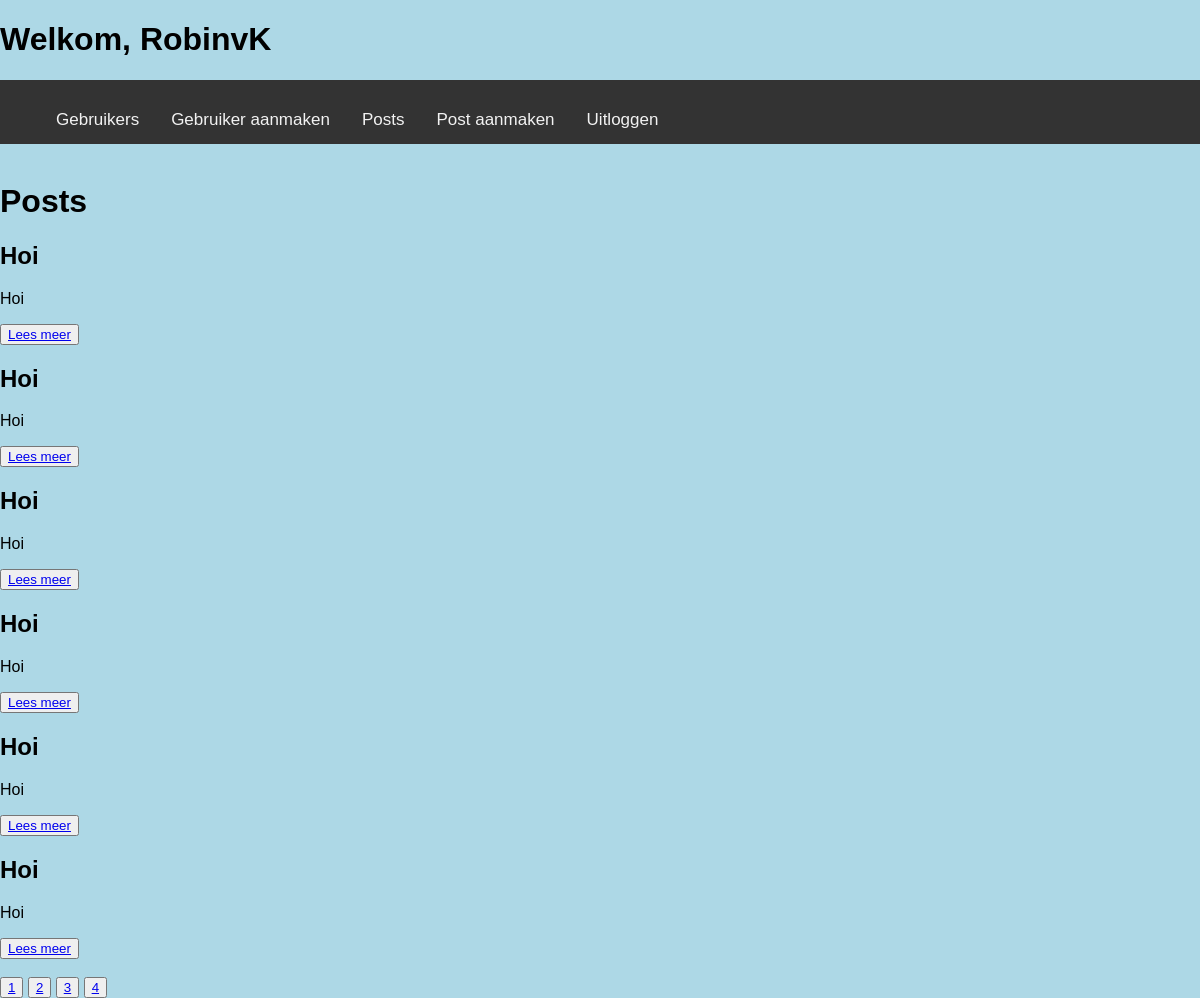
The page /admin.php?page=2 (signed in) on the database its author committed.
### tables this page shows
CREATE TABLE `posts` (
  `id` int(10) NOT NULL,
  `title` varchar(100) DEFAULT NULL,
  `description` varchar(255) DEFAULT NULL,
  `content` text DEFAULT NULL,
  `created_on` datetime DEFAULT NULL,
  `updated_on` timestamp NOT NULL DEFAULT current_timestamp() ON UPDATE current_timestamp(),
  `deleted_on` datetime DEFAULT NULL,
  `user_id` int(10) DEFAULT NULL
);

### Classes/Post.php (called while the page is built, shortened)
<?php
class Post
{
    protected $db;
    public function __construct()
    {
        $this->db = new DbConnection('localhost', 'root', '', 'Blog');
    }
    public function getPosts($limit, $offset)
    {
        $conn = $this->db->getConn();
        $query = "SELECT * FROM posts ORDER BY created_on DESC LIMIT $limit OFFSET $offset";
        $result = $conn->query($query);
        return $result->fetch_all(MYSQLI_ASSOC);
    }
    public function getTotalPosts()
    {
        $conn = $this->db->getConn();
        $query = "SELECT COUNT(*) as total FROM posts";
        $result = $conn->query($query);
        $row = $result->fetch_assoc();
        return $row['total'];
    }
}
?>

### posts.php (the view, shortened to what this page needs)
<?php
require_once 'Classes/Post.php';
$post = new Post();
$postsPerPage = 6;
if (isset($_GET['page'])) {
    $currentPage = $_GET['page'];
} else {
    $currentPage = 1;
}
$offset = ($currentPage - 1) * $postsPerPage;
$posts = $post->getPosts($postsPerPage, $offset);
$totalPosts = $post->getTotalPosts();
$totalPages = ceil($totalPosts / $postsPerPage);
?>
<!DOCTYPE html>
<html>
<head>
    <link rel="stylesheet" type="text/css" href="CSS/adminposts.css">
</head>
<header id="header">
<?php include 'header.php'; ?>
</header>
<body><br>
    <h1>Posts</h1>
    <?php foreach ($posts as $post) : ?>
        <div class="post">
            <h2><?php echo $post['title']; ?></h2>
            <p><?php echo $post['description']; ?></p>
            <button><a href="post.php?id=<?php echo $post['id']; ?>">Lees meer</a></button>
        </div>
    <?php endforeach; ?>
    <div class="pagination">
        <br>
        <?php for ($i = 1; $i <= $totalPages; $i++) : ?>
            <button><a href="?page=<?php echo $i; ?>"><?php echo $i; ?></a></button>
        <?php endfor; ?>
    </div>
</body>
</html>

### CSS/adminposts.css (style rules this page uses)
body { background-color: lightblue; }

### CSS/header.css (style rules this page uses)
body { margin: 0; font-family: Arial, Helvetica, sans-serif; }

### rows shown on the page
posts: title "Hoi", description "Hoi"
posts: title "Hoi", description "Hoi"
posts: title "Hoi", description "Hoi"
posts: title "Hoi", description "Hoi"
posts: title "Hoi", description "Hoi"
posts: title "Hoi", description "Hoi"

### other values the page prints
$username "RobinvK"
